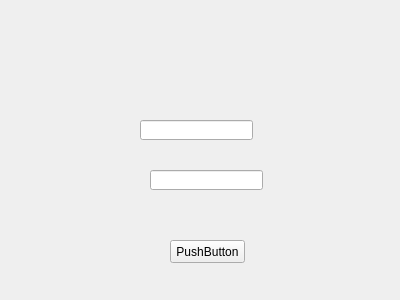
<?xml version="1.0" encoding="UTF-8"?>
<ui version="4.0">
 <class>Dialog2</class>
 <widget class="QWidget" name="Dialog2">
  <property name="geometry">
   <rect>
    <x>0</x>
    <y>0</y>
    <width>400</width>
    <height>300</height>
   </rect>
  </property>
  <property name="windowTitle">
   <string>Form</string>
  </property>
  <widget class="QPushButton" name="pushButton">
   <property name="geometry">
    <rect>
     <x>-80</x>
     <y>240</y>
     <width>75</width>
     <height>23</height>
    </rect>
   </property>
   <property name="text">
    <string>PushButton</string>
   </property>
  </widget>
  <widget class="QPushButton" name="pushButton_2">
   <property name="geometry">
    <rect>
     <x>170</x>
     <y>240</y>
     <width>75</width>
     <height>23</height>
    </rect>
   </property>
   <property name="text">
    <string>PushButton</string>
   </property>
  </widget>
  <widget class="QLineEdit" name="lineEdit">
   <property name="geometry">
    <rect>
     <x>150</x>
     <y>170</y>
     <width>113</width>
     <height>20</height>
    </rect>
   </property>
  </widget>
  <widget class="QLineEdit" name="lineEdit_2">
   <property name="geometry">
    <rect>
     <x>140</x>
     <y>120</y>
     <width>113</width>
     <height>20</height>
    </rect>
   </property>
  </widget>
 </widget>
 <resources/>
 <connections/>
</ui>
